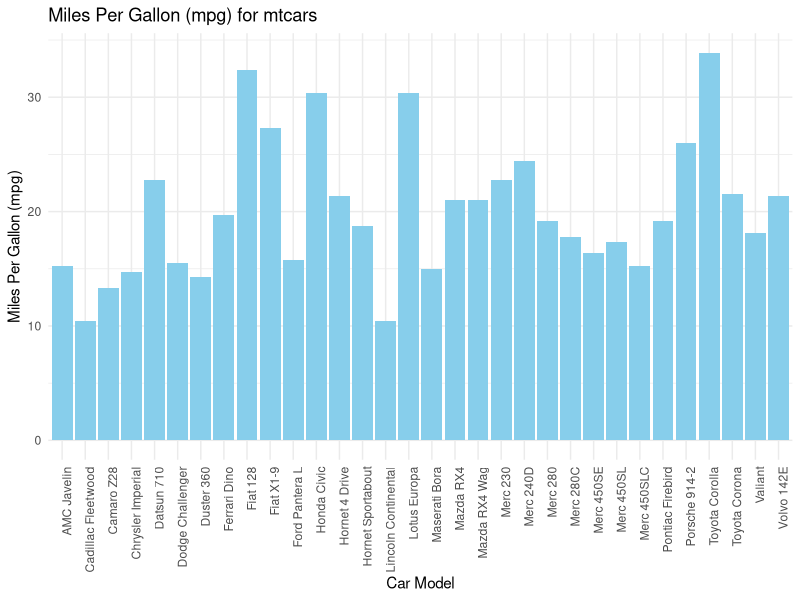

Source code (R):
## ---- chunk 1
1 + 1
## ---- chunk 2

library(ggplot2)


data(mtcars)


ggplot(mtcars, aes(x = rownames(mtcars), y = mpg)) +
  geom_bar(stat = "identity", fill = "skyblue") +
  labs(title = "Miles Per Gallon (mpg) for mtcars",
       x = "Car Model",
       y = "Miles Per Gallon (mpg)") +
  theme_minimal() +
  theme(axis.text.x = element_text(angle = 90, hjust = 1)) 

